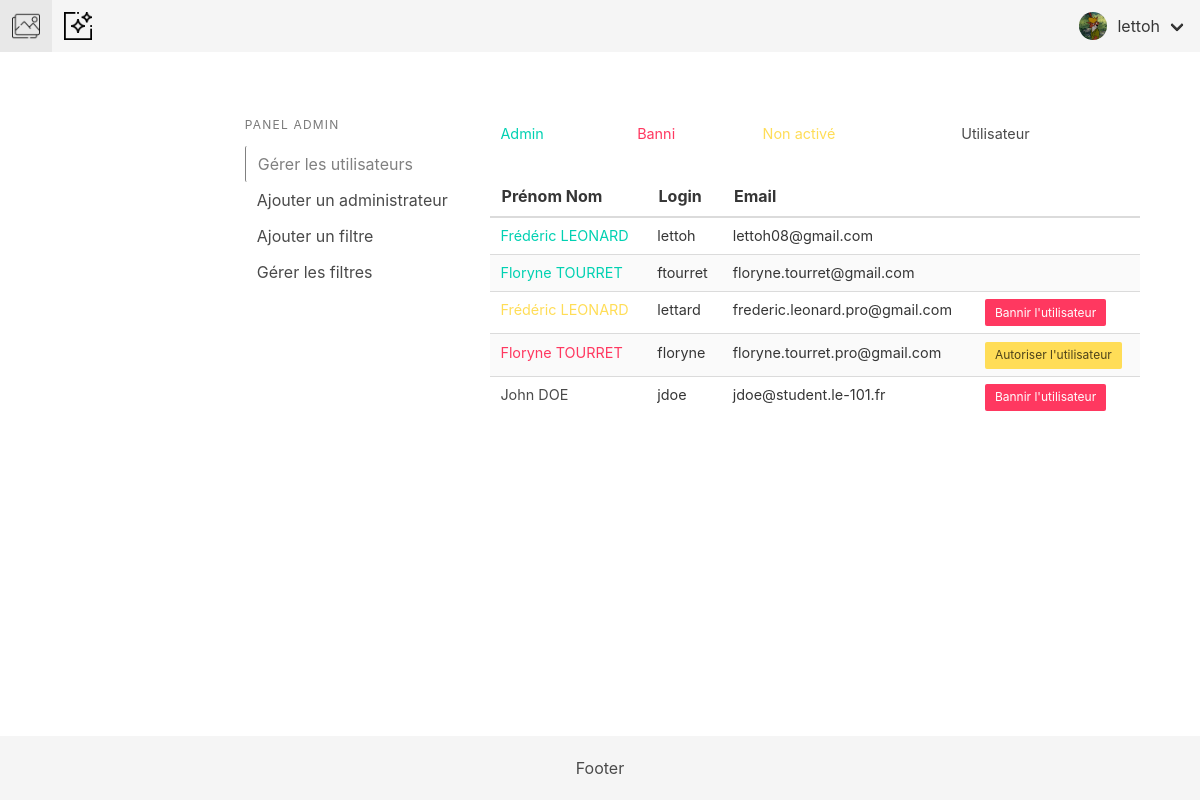
The app's page /index.php/Admin (signed in) with its own data.
### tables this page shows
CREATE TABLE `users` (
  `user_id` int(11) NOT NULL,
  `firstname` varchar(255) NOT NULL,
  `lastname` varchar(255) NOT NULL,
  `login` varchar(255) NOT NULL,
  `email` varchar(255) NOT NULL,
  `biography` varchar(255) DEFAULT NULL,
  `path_profile_picture` varchar(255) DEFAULT NULL,
  `password` varchar(255) DEFAULT NULL,
  `admin` tinyint(1) NOT NULL DEFAULT '0',
  `notif` tinyint(1) NOT NULL DEFAULT '1',
  `enabled` tinyint(1) NOT NULL DEFAULT '0',
  `token` varchar(255) DEFAULT NULL,
  `token_expiration` timestamp NULL DEFAULT NULL
);

### config/controller.php (called while the page is built, shortened)
<?php
class Controller
{
	private $_vars = array();
    function set($data)
    {
        $this->_vars = array_merge($this->_vars, $data);
    }
    function render($filename)
    {
        extract($this->_vars);
        require(ROOT . 'views/' . $filename . '.php');
    }
    function loadView($filename, $data = NULL)
    {
        $this->render($filename);
    }
    function loadModel($name)
    {
        $this->$name = new $name();
	}
}

### controllers/Admin.php (called while the page is built, shortened)
<?php
Class Admin extends Controller{
    public function index(){
        $data = array();
        $this->loadModel('Admin_model');
        $data['users'] = $this->Admin_model->get_users();
        $data['filters'] = $this->Admin_model->get_filters();
        $this->loadView('Admin/index_view', $data);
    }
}
?>

### config/model.php (called while the page is built, shortened)
<?php
require_once ('Database.php');
Class Model{
    public function __construct()
    {
        $database = new Database();
        $this->db = $database->openConnection();
    }
}
?>

### config/database.php (called while the page is built, shortened)
<?php
class Database
{
    private $_serverdb = 'mysql:host=172.20.0.2;dbname=camagru';
    private $_server = 'mysql:host=172.20.0.2';
    private $_user = 'root';
    private $_password = 'root';
    private $options = array(
        PDO::ATTR_ERRMODE => PDO::ERRMODE_EXCEPTION,
        PDO::ATTR_DEFAULT_FETCH_MODE => PDO::FETCH_ASSOC,
        PDO::MYSQL_ATTR_INIT_COMMAND => 'SET NAMES utf8'
    );
    public function openConnection()
    {
        try {
            $this->connexion = new PDO($this->_server, $this->_user, $this->_password, $this->options);
            $req = $this->connexion->prepare("CREATE DATABASE IF NOT EXISTS `camagru`;");
            $req->execute();
        } catch (PDOException $e) {
            echo "There is some problem in connection: " . $e->getMessage();
        }
        try {
            $this->conn = new PDO($this->_serverdb, $this->_user, $this->_password, $this->options);
            return $this->conn;
        } catch (PDOException $e) {
            echo "There is some problem in connection: " . $e->getMessage();
        }
    }
}

### models/Admin_model.php (called while the page is built, shortened)
<?php
Class Admin_model extends Model
{
    public function get_users(){
        $req = $this->db->prepare("SELECT * FROM `users` WHERE 1 ORDER BY `admin` DESC");
        $req->execute();
        return ($req->fetchAll());
    }
}
?>

### views/admin/index_view.php (the view, shortened to what this page needs)
<div class="gestion_user">
    <div class="columns">
        <div class="column is-three-fifths is-offset-one-fifth">
        </div>
    </div>
    <div class="columns">
        <div class="column is-one-fifth is-offset-one-fifth menu_user">
            <aside class="menu">
                <p class="menu-label">
                    Panel admin
                </p>
                <ul class="menu-list">
                    <li><a onclick="display_users()" id="display_users">Gérer les utilisateurs</a></li>
                    <li><a onclick="display_admin()" id="display_admin">Ajouter un administrateur</a></li>
                    <li><a onclick="display_filters()" id="display_filters">Ajouter un filtre</a></li>
                    <li><a onclick="display_manage_filters()" id="display_manage_filters">Gérer les filtres</a></li>
                </ul>
            </aside>
        </div>
        <div class="column is-three-fifths forms_user">
            <div class="container-users" id="users">
                <table class="table is-fullwidth">
                    <td class="has-text-primary">Admin</td>
                    <td class="has-text-danger">Banni</td>
                    <td class="has-text-warning">Non activé</td>
                    <td class="has-text-grey-dark">Utilisateur</td>
                </table>
                <table class="table is-striped is-hoverable is-fullwidth">
                    <thead>
                        <th>Prénom Nom</th>
                        <th>Login</th>
                        <th>Email</th>
                        <th></th>
                    </thead>
                    <tbody>
                    <?php
                        foreach($users as $user){
                            if($user['admin'] == 1)
                                echo '<tr id="tr_'.$user['user_id'].'">
                                <td id="name_'.$user['user_id'].'" class="has-text-primary">'.$user['firstname'].' '.$user['lastname'].'</td>
                                <td>'.$user['login'].'</td>
                                <td class="email">'.$user['email'].'</td>
                                <td id="button_'.$user['user_id'].'"></td>
                                </tr>';
                            else if($user['enabled'] == -1)
                                echo '<tr id="tr_'.$user['user_id'].'">
                                <td id="name_'.$user['user_id'].'" class="has-text-danger">'.$user['firstname'].' '.$user['lastname'].'</td>
                                <td>'.$user['login'].'</td>
                                <td class="email">'.$user['email'].'</td>
                                <td id="button_'.$user['user_id'].'"><button class="button is-small is-warning" onclick="unban(\''.$user['user_id'].'\' , \''.$user['enabled'].'\' , \''.$user['admin'].'\')">Autoriser l\'utilisateur</button></td>
                                </tr>';
                            else if($user['enabled'] == 0)
                                echo '<tr id="tr_'.$user['user_id'].'">
                                <td id="name_'.$user['user_id'].'" class="has-text-warning">'.$user['firstname'].' '.$user['lastname'].'</td>
                                <td>'.$user['login'].'</td>
                                <td class="email">'.$user['email'].'</td>
                                <td id="button_'.$user['user_id'].'"><button class="button is-small is-danger" onclick="ban(\''.$user['user_id'].'\' , \''.$user['enabled'].'\' , \''.$user['admin'].'\')">Bannir l\'utilisateur</button></td>
                                </tr>';
                            else
                                echo '<tr id="tr_'.$user['user_id'].'">
                                <td id="name_'.$user['user_id'].'" class="has-text-grey-dark">'.$user['firstname'].' '.$user['lastname'].'</td>
                                <td>'.$user['login'].'</td>
                                <td class="email">'.$user['email'].'</td>
                                <td id="button_'.$user['user_id'].'"><button class="button is-small is-danger" onclick="ban(\''.$user['user_id'].'\' , \''.$user['enabled'].'\' , \''.$user['admin'].'\')">Bannir l\'utilisateur</button></td>
                                </tr>';
                        }
                    ?>
                    </tbody>
                </table>
            </div>
        </div>
    </div>
</div>

### assets/css/style.css (style rules this page uses)
body { position: relative; min-height: 100vh; padding-bottom: 80px; }
a { text-decoration: none!important; }
td { font-size: .9rem; }
td.email { word-break: break-all; }
.gestion_user { margin-top: 5vh; }
.menu-list a.is-active { background-color: transparent; color: gray; border-left: 1px solid gray; }
.container-filters, .container-users { padding-right: 5vw; }

### records on screen
users: firstname "Frédéric", lastname "LEONARD", login "lettoh", email "lettoh08@gmail.com"
users: firstname "Floryne", lastname "TOURRET", login "ftourret", email "floryne.tourret@gmail.com"
users: firstname "Frédéric", lastname "LEONARD", login "lettard", email "frederic.leonard.pro@gmail.com"
users: firstname "Floryne", lastname "TOURRET", login "floryne", email "floryne.tourret.pro@gmail.com"
users: firstname "John", lastname "DOE", login "jdoe", email "jdoe@student.le-101.fr"

### other values on screen
$_SESSION['user']['login'] "lettoh"
